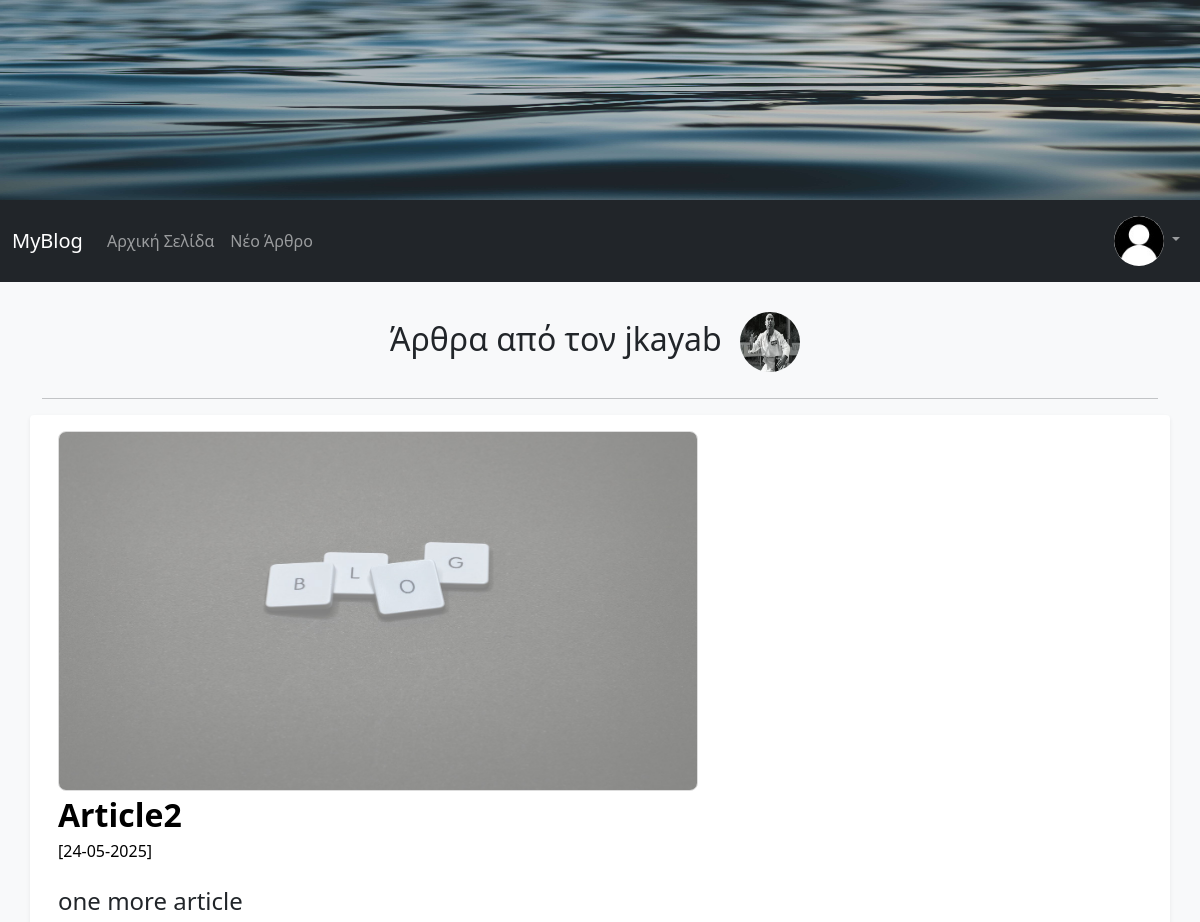
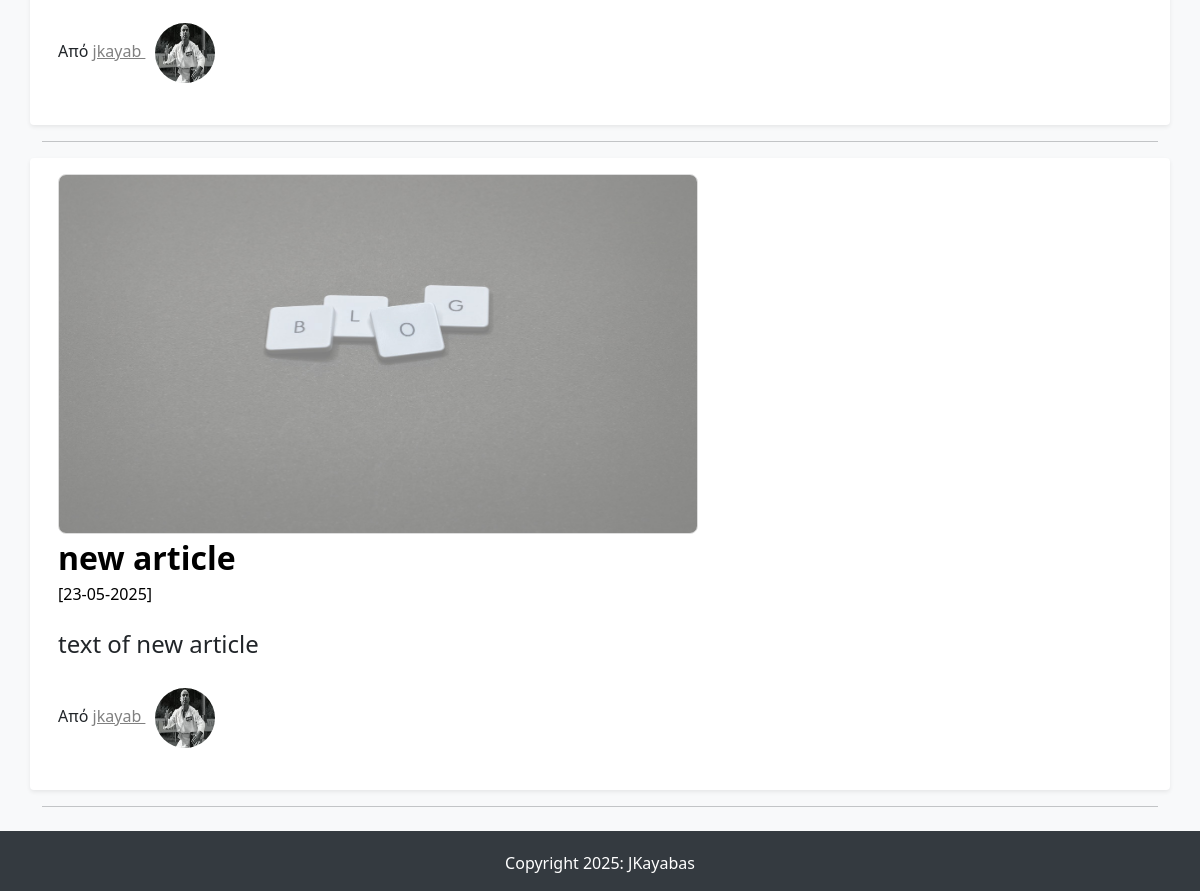
Page /articles_by_author/3 (signed in) on the committed database (2 pictures, top to bottom).
### FlaskBlogApp/models.py (models this page shows, shortened)
class User(db.Model, UserMixin):
    id = db.Column(db.Integer, primary_key=True)
    username = db.Column(db.String(15), unique=True, nullable=False)
    email = db.Column(db.String(150), unique=True, nullable=False)
    password = db.Column(db.String(36), nullable=False)
    profile_image = db.Column(db.String(30), default ='default_profile_image.jpg')
    articles = db.relationship('Article', backref='author', lazy=True)

class Article(db.Model):
    id = db.Column(db.Integer, primary_key = True)
    article_title = db.Column(db.String(50), nullable=False)
    article_body  = db.Column(db.Text(), nullable=False)
    article_image = db.Column(db.String(30), default ='default_article_image.jpg')
    date_created = db.Column(db.DateTime, nullable=False, default=datetime.utcnow)
    user_id = db.Column(db.Integer, db.ForeignKey('user.id'), nullable=False)

### FlaskBlogApp/routes.py (the view)
@app.route("/articles_by_author/<int:author_id>")
def articles_by_author(author_id):
    user = User.query.get_or_404(author_id)
    articles = Article.query.filter_by(author=user).order_by(Article.date_created.desc())
    return render_template("articles_by_author.html", articles=articles, author=user)

### FlaskBlogApp/models.py (called while the page is built)
@login_manager.user_loader
def load_user(user_id):
    return User.query.get(int(user_id))

### FlaskBlogApp/templates/articles_by_author.html (shortened to what this page needs)
{% extends "base.html" %}
{% block content %}
    <h2 class="aba_header">
        Άρθρα από τον {{author.username }}
        <img class="rounded-circle profile-image" alt="{{ author.username }}"
             src="{{ url_for('static', filename='images/profiles_images/'+author.profile_image) }}"
             data-holder-rendered="true" data-bs-toggle="tooltip" data-bs-placement="top"
             title="{{ author.username }}">
    </h2>
    <hr>
{% if articles %}
    {% for article in articles %}
        <div class="row my-3 p-3 bg-body rounded shadow-sm">
          <div class="col col-md-12">
            {% if article.article_image %}
              <img src="{{ url_for('static', filename='images/articles_images/'+article.article_image) }}" alt=""
                   class="img-responsive a_image" width="640px" height="360px">
            {% endif %}
          </div>
          <div class="col col-md-12">
            <div class="main-article-title">
              <a class="article_title" href="{{ url_for('full_article',article_id=article.id) }}">{{ article.article_title | safe }}</a>
            </div>
            <small class="article_date">[{{ article.date_created.strftime('%d-%m-%Y') }}]</small>
            <p class="main-article-partial-text">
              {{ article.article_body | truncate(255) | safe }}
            </p>
            <p class="">Από
              <span>
                <a class="author-name" href="{{ url_for('articles_by_author', author_id=article.author.id) }}">
                    {{ article.author.username }}
                  <img class="rounded-circle profile-image" alt="{{ article.author.username }}"
                       src="{{ url_for('static', filename='images/profiles_images/'+article.author.profile_image) }}"
                       data-holder-rendered="true" data-bs-toggle="tooltip" data-bs-placement="top"
                       title="{{ article.author.username }}">
                </a>
              </span>
            </p>
          </div>
        </div>
        <hr>
    {% endfor %}
{% endif %}
{% endblock content %}

### FlaskBlogApp/templates/navbar.html (shortened to what this page needs)
<nav class="navbar navbar-expand-lg navbar-dark bg-dark">
  <div class="container-fluid">
    <a class="navbar-brand" href="/">MyBlog</a>
    <div class="collapse navbar-collapse" id="navbarNav">
      <ul class="navbar-nav me-auto mb-2 mb-lg-0">
        <li class="nav-item">
          <a class="nav-link" aria-current="page" href="/">Αρχική Σελίδα</a>
        </li>
        <li class="nav-item">
          <a class="nav-link" href="/new_article/">Νέο Άρθρο</a>
        </li>
      </ul>
      <ul class="nav navbar-nav navbar-right">
        {% if current_user.is_authenticated %}
          <li class="nav-item dropdown">
            <a class="nav-link dropdown-toggle" href="#" id="navbarDropdown" role="button"
               data-bs-toggle="dropdown" aria-expanded="false">
              <img class="rounded-circle navbar-profile-image" src="{{ url_for('static',
              filename='images/profiles_images/'+current_user.profile_image) }}" alt="{{current_user.username }}" data-holder-rendered="true" data-bs-toggle="tooltip" data-bs-placement="top" title='{{current_user.username }}'>
            </a>
          </li>
      </ul>
        {% endif %}
    </div>
  </div>
</nav>

### FlaskBlogApp/static/css/styles.css (style rules this page uses)
body { background-color: #f8f9fa; }
.main-article-title { font-size: 2em; font-weight: bold; text-decoration: none; color: black; }
.article_date,.article_date:hover { font-size: 1em; color: black; }
.main-article-partial-text,.main-article-full-text { font-size: 1.5em; margin-top: 20px; }
.author-name:link { color: gray; }
.article_title:link, .article_title:hover, .article_title:visited { text-decoration: none; color: black; }
.main-article-category:hover,.main-article-title:hover,.author-name { text-decoration: underline; color: black; }
.row { margin-top: 20px; }
.navbar-profile-image { width: 50px; height: 50px; }
.profile-image { width: 60px; height: 60px; margin: 10px; }
.a_image { border: 1px solid #ddd; border-radius: 8px; }
.aba_header { text-align: center; }

### rows in the picture
User: profile_image (placeholder picture)
User: username "jkayab", profile_image (picture)
Article: article_image (placeholder picture), article_title "Article2", date_created "24-05-2025", article_body "one more article", author.username "jkayab", profile_image (picture)
Article: article_image (placeholder picture), article_title "new article", date_created "23-05-2025", article_body "text of new article", author.username "jkayab", profile_image (picture)
